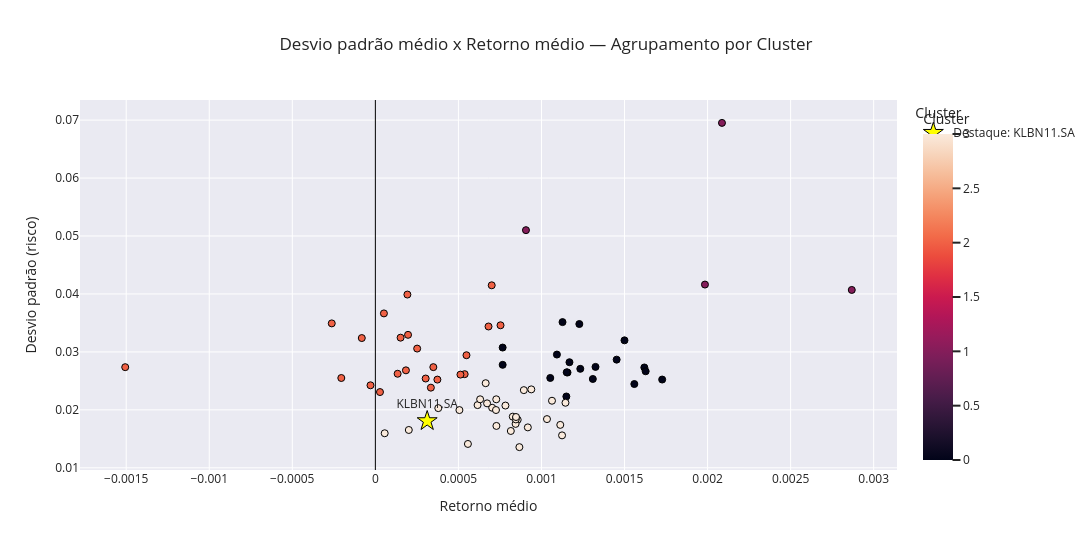

Notebook cell for this chart:
### Code cell
import plotly.express as px

ticker_destacado = 'KLBN11.SA'

fig = px.scatter(
    df_plot,
    x='ret_mean',
    y='ret_std',
    color='cluster',
    hover_name='Ticker',
    custom_data=['cluster'],
    title='Desvio padrão médio x Retorno médio — Agrupamento por Cluster',
    labels={
        'ret_mean': 'Retorno médio',
        'ret_std': 'Desvio padrão (risco)',
        'cluster': 'Cluster'
    },
    template='seaborn'
)

# Eixos com linha zero (referência estatística)
fig.update_xaxes(
    zeroline=True,
    zerolinewidth=1,
    zerolinecolor='black'
)

fig.update_yaxes(
    zeroline=True,
    zerolinewidth=1,
    zerolinecolor='black'
)

# Pontos mais legíveis
fig.update_traces(
    marker=dict(
        size=7,
        line=dict(width=1, color='black')
    ),
    opacity=1,
    hovertemplate=
        '<b>%{hovertext}</b><br>' +
        'Retorno médio: %{x:.4f}<br>' +
        'Desvio padrão: %{y:.4f}<br>' +
        'Cluster: %{customdata[0]}'
)

# Layout geral
fig.update_layout(
    legend_title_text='Cluster',
    title_x=0.5,
    width=1200,
    height=550
)

# Overlay do ticker destacado
df_highlight = df_plot[df_plot['Ticker'] == ticker_destacado]

fig.add_scatter(
    x=df_highlight['ret_mean'],
    y=df_highlight['ret_std'],
    mode='markers+text',
    marker=dict(
        size=15,
        symbol='star',
        color='yellow',
        line=dict(width=1, color='black')
    ),
    text=df_highlight['Ticker'],
    textposition='top center',
    name=f'Destaque: {ticker_destacado}'
)

fig.show()

### Figure 1 — Plotly figure (JSON) as saved in the notebook; plotly's stock layout.template omitted (floating-point values rounded to 4 significant figures)
{"data": [{"customdata": [[3], [2], [2], [3], [0], [0], [2], [3], [3], [3], [2], [0], [0], [2], [2], [2], [2], [2], [3], [1], [2], [0], [0], [2], [0], [0], [3], [3], [0], [3], [3], [3], [0], [0], [2], [3], [3], [2], [3], [3], [3], [3], [2], [0], [1], [3], [2], [3], [2], [1], [0], [1], [3], [3], [0], [2], [2], [2], [0], [3], [0], [3], [2], [3], [3], [3], [3], [2], [0], [0], [2], [3], [0], [3], [3], [2]], "hovertemplate": "<b>%{hovertext}</b><br>Retorno médio: %{x:.4f}<br>Desvio padrão: %{y:.4f}<br>Cluster: %{customdata[0]}", "hovertext": ["ABEV3.SA", "ALOS3.SA", "ASAI3.SA", "AURE3.SA", "AXIA3.SA", "AXIA6.SA", "AZZA3.SA", "B3SA3.SA", "BBDC3.SA", "BBDC4.SA", "BEEF3.SA", "BPAC11.SA", "BRAP4.SA", "BRAV3.SA", "BRKM5.SA", "CEAB3.SA", "CMIN3.SA", "COGN3.SA", "CPFE3.SA", "CPLE5.SA", "CSAN3.SA", "CSNA3.SA", "CURY3.SA", "CVCB3.SA", "CYRE3.SA", "DIRR3.SA", "EGIE3.SA", "EMBJ3.SA", "ENEV3.SA", "ENGI11.SA", "EQTL3.SA", "FLRY3.SA", "GGBR4.SA", "GOAU4.SA", "HAPV3.SA", "HYPE3.SA", "IGTI11.SA", "IRBR3.SA", "ISAE4.SA", "ITSA4.SA", "ITUB4.SA", "KLBN11.SA", "LREN3.SA", "MBRF3.SA", "MGLU3.SA", "MOTV3.SA", "MRVE3.SA", "MULT3.SA", "NATU3.SA", "PCAR3.SA", "POMO4.SA", "PRIO3.SA", "PSSA3.SA", "RADL3.SA", "RAIL3.SA", "RAIZ4.SA", "RDOR3.SA", "RECV3.SA", "RENT3.SA", "SANB11.SA", "SBSP3.SA", "SLCE3.SA", "SMFT3.SA", "SUZB3.SA", "TAEE11.SA", "TIMS3.SA", "TOTS3.SA", "UGPA3.SA", "USIM5.SA", "VALE3.SA", "VAMO3.SA", "VBBR3.SA", "VIVA3.SA", "VIVT3.SA", "WEGE3.SA", "YDUQ3.SA"], "legendgroup": "", "marker": {"color": [3, 2, 2, 3, 0, 0, 2, 3, 3, 3, 2, 0, 0, 2, 2, 2, 2, 2, 3, 1, 2, 0, 0, 2, 0, 0, 3, 3, 0, 3, 3, 3, 0, 0, 2, 3, 3, 2, 3, 3, 3, 3, 2, 0, 1, 3, 2, 3, 2, 1, 0, 1, 3, 3, 0, 2, 2, 2, 0, 3, 0, 3, 2, 3, 3, 3, 3, 2, 0, 0, 2, 3, 0, 3, 3, 2], "coloraxis": "coloraxis", "line": {"color": "black", "width": 1}, "size": 7, "symbol": "circle"}, "mode": "markers", "name": "", "opacity": 1, "orientation": "v", "showlegend": false, "type": "scatter", "x": [0.0002013, 0.0003028, -0.0002051, 5.619e-05, 0.0015, 0.001325, 0.0005377, 0.0009387, 0.0006154, 0.0007278, 0.0001341, 0.001619, 0.001727, 0.0002516, 0.0001518, 0.0007004, 0.0003734, 0.0001967, 0.0008155, 0.002087, 0.0003342, 0.001127, 0.001559, 0.0001928, 0.001169, 0.001627, 0.0005572, 0.001033, 0.001053, 0.0008569, 0.0009179, 0.0007032, 0.001234, 0.001453, -0.0002625, 0.0003788, 0.0005059, 5.158e-05, 0.001113, 0.0008442, 0.0008272, 0.0003119, 0.0005122, 0.001093, 0.001984, 0.001124, 0.0005486, 0.0006307, -2.936e-05, 0.0009066, 0.001157, 0.002868, 0.0008456, 0.0007262, 0.0007664, -0.001506, 2.768e-05, 0.0003489, 0.001152, 0.000783, 0.00115, 0.001063, 0.000184, 0.0006726, 0.0008671, 0.0008467, 0.0008938, 0.0007535, 0.001228, 0.001309, -8.174e-05, 0.0006641, 0.0007663, 0.0007287, 0.001145, 0.0006813], "xaxis": "x", "y": [0.01653, 0.02541, 0.0255, 0.01596, 0.032, 0.02742, 0.02616, 0.02353, 0.02083, 0.02182, 0.02623, 0.02732, 0.02523, 0.03057, 0.03246, 0.04149, 0.02522, 0.03295, 0.01636, 0.06952, 0.02383, 0.03514, 0.02446, 0.0399, 0.02822, 0.02666, 0.01412, 0.01841, 0.0255, 0.01829, 0.01697, 0.02036, 0.02708, 0.02867, 0.03492, 0.0203, 0.01997, 0.03665, 0.01741, 0.01758, 0.01883, 0.01808, 0.02608, 0.02954, 0.04162, 0.0156, 0.02943, 0.02182, 0.02424, 0.05101, 0.02644, 0.04069, 0.01835, 0.01997, 0.02777, 0.02737, 0.02307, 0.02737, 0.02648, 0.02074, 0.02231, 0.02157, 0.02682, 0.02112, 0.01357, 0.01877, 0.0234, 0.03459, 0.03481, 0.02533, 0.03239, 0.0246, 0.03075, 0.01723, 0.02123, 0.03439], "yaxis": "y"}, {"marker": {"color": "yellow", "line": {"color": "black", "width": 1}, "size": 15, "symbol": "star"}, "mode": "markers+text", "name": "Destaque: KLBN11.SA", "text": ["KLBN11.SA"], "textposition": "top center", "type": "scatter", "x": [0.0003119], "y": [0.01808]}], "layout": {"coloraxis": {"colorbar": {"title": {"text": "Cluster"}}, "colorscale": [[0, "rgb(2,4,25)"], [0.0625, "rgb(24,15,41)"], [0.125, "rgb(47,23,57)"], [0.1875, "rgb(71,28,72)"], [0.25, "rgb(97,30,82)"], [0.3125, "rgb(123,30,89)"], [0.375, "rgb(150,27,91)"], [0.4375, "rgb(177,22,88)"], [0.5, "rgb(203,26,79)"], [0.5625, "rgb(223,47,67)"], [0.625, "rgb(236,76,61)"], [0.6875, "rgb(242,107,73)"], [0.75, "rgb(244,135,95)"], [0.8125, "rgb(245,162,122)"], [0.875, "rgb(246,188,153)"], [0.9375, "rgb(247,212,187)"], [1, "rgb(250,234,220)"]]}, "height": 550, "legend": {"title": {"text": "Cluster"}, "tracegroupgap": 0}, "title": {"text": "Desvio padrão médio x Retorno médio — Agrupamento por Cluster", "x": 0.5}, "width": 1200, "xaxis": {"anchor": "y", "domain": [0, 1], "title": {"text": "Retorno médio"}, "zeroline": true, "zerolinecolor": "black", "zerolinewidth": 1}, "yaxis": {"anchor": "x", "domain": [0, 1], "title": {"text": "Desvio padrão (risco)"}, "zeroline": true, "zerolinecolor": "black", "zerolinewidth": 1}}}
